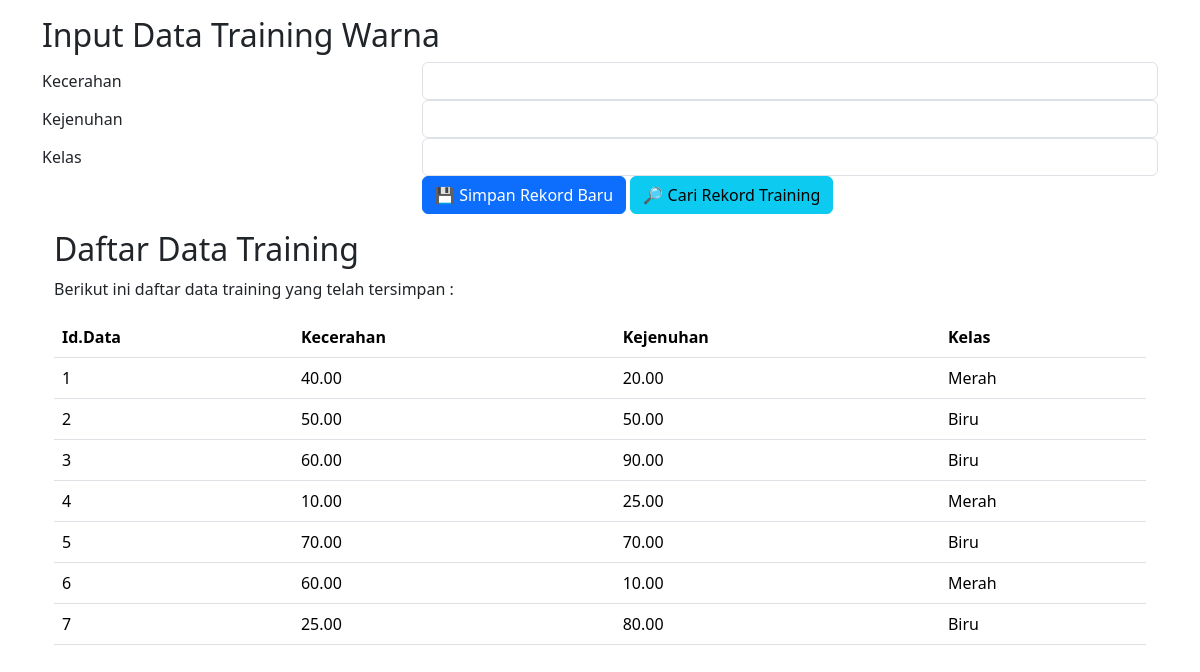
The page /inputdatatraining.php on the database its author committed.
### tables this page shows
CREATE TABLE `datatraining` (
  `IdData` int(11) NOT NULL AUTO_INCREMENT PRIMARY KEY,
  `Kecerahan` double(5,2) DEFAULT NULL,
  `Kejenuhan` double(5,2) DEFAULT NULL,
  `Kelas` varchar(15) NOT NULL
);

### tabeldaftartraining.php (the view, shortened to what this page needs)
<!DOCTYPE html>
<html lang="en">
<head>
  <link href="https://cdn.jsdelivr.net/npm/bootstrap@5.3.3/dist/css/bootstrap.min.css" rel="stylesheet">
</head>
<body>
<div class="container mt-3">
  <h2>Daftar Data Training</h2>
  <p>Berikut ini daftar data training yang telah tersimpan :</p>
  <table class="table table-hover">
    <thead>
      <tr>
        <th>Id.Data</th>
        <th>Kecerahan</th>
        <th>Kejenuhan</th>
        <th>Kelas</th>
      </tr>
    </thead>
    <tbody>
      <?php $sql="SELECT * FROM `datatraining`";
      $q=mysqli_query($koneksi,$sql);
      $r=mysqli_fetch_array($q);
      do {
      ?>
      <tr>
        <td><?php echo $r['IdData'];?></td>
        <td><?php echo $r['Kecerahan'];?></td>
        <td><?php echo $r['Kejenuhan'];?></td>
        <td><?php echo $r['Kelas'];?></td>
      </tr>
      <?php }while($r=mysqli_fetch_array($q));
      ?>
    </tbody>
  </table>
</div>
</body>
</html>

### inputdatatraining.php (shortened to what this page needs)
<!DOCTYPE html>
<html lang="en">
<head>
  <link href="https://cdn.jsdelivr.net/npm/bootstrap@5.3.3/dist/css/bootstrap.min.css" rel="stylesheet">
</head>
<body>
<div class="container mt-3">
  <h2>Input Data Training Warna</h2>
  <form method="post">
  <div class="form-group row">
    <label for="Kecerahan" class="col-4 col-form-label">Kecerahan</label>
    <div class="col-8">
      <input id="Kecerahan" name="Kecerahan" type="text" class="form-control" required="required">
    </div>
  </div>
  <div class="form-group row">
    <label for="Kejenuhan" class="col-4 col-form-label">Kejenuhan</label>
    <div class="col-8">
      <input id="Kejenuhan" name="Kejenuhan" type="text" class="form-control" required="required">
    </div>
  </div>
  <div class="form-group row">
    <label for="Kelas" class="col-4 col-form-label">Kelas</label>
    <div class="col-8">
      <input id="Kelas" name="Kelas" type="text" class="form-control" required="required">
    </div>
  </div>
  <div class="form-group row">
    <div class="offset-4 col-8">
      <button name="submit" type="submit" class="btn btn-primary">💾 Simpan Rekord Baru</button>
      <button type="button" class="btn btn-info" data-bs-toggle="modal" data-bs-target="#myModal"> 🔎 Cari Rekord Training </button>
    </div>
  </div>
</form>
<?php
include_once('koneksi.db.php');
include('tabeldaftartraining.php');
?>
</div>
</body>
</html>

### rows shown on the page
datatraining: IdData "1", Kecerahan "40.00", Kejenuhan "20.00", Kelas "Merah"
datatraining: IdData "2", Kecerahan "50.00", Kejenuhan "50.00", Kelas "Biru"
datatraining: IdData "3", Kecerahan "60.00", Kejenuhan "90.00", Kelas "Biru"
datatraining: IdData "4", Kecerahan "10.00", Kejenuhan "25.00", Kelas "Merah"
datatraining: IdData "5", Kecerahan "70.00", Kejenuhan "70.00", Kelas "Biru"
datatraining: IdData "6", Kecerahan "60.00", Kejenuhan "10.00", Kelas "Merah"
datatraining: IdData "7", Kecerahan "25.00", Kejenuhan "80.00", Kelas "Biru"
